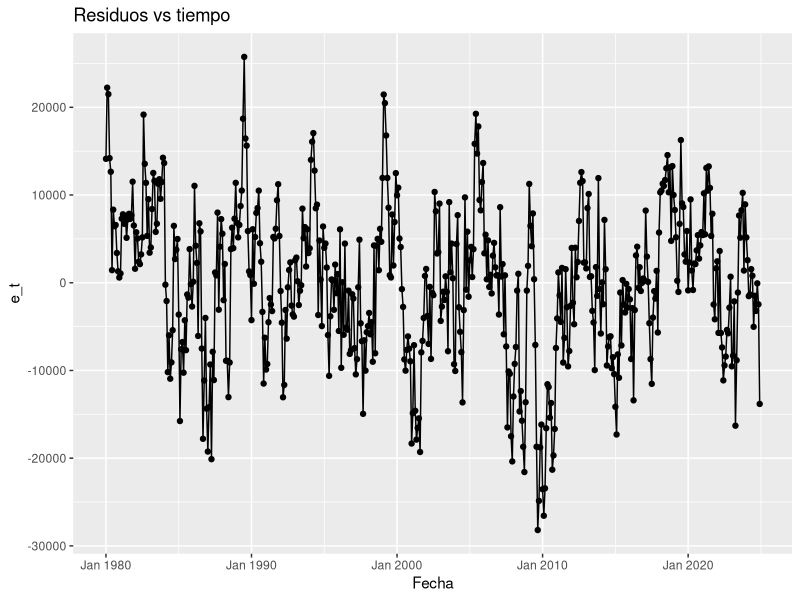
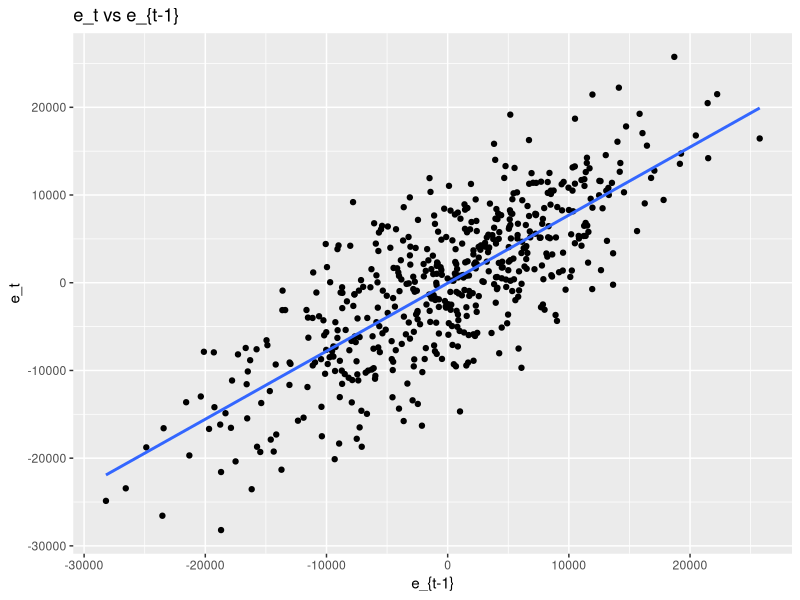

Generate these figures, in order, with R:
library(readxl)
library(dplyr)
library(ggplot2)
library(lmtest)   
library(car)      
library(zoo)      

cafe <- read_excel("Tarea3.xlsx", 
                   sheet = "Cafe") |>
  mutate(
    Fecha = as.yearmon(Fecha, "%Y-%m"),  # 1980-1, 1980-2, ...
    Mes   = as.integer(Mes),
    Genero = factor(Genero),
    Sector = factor(Sector)
  ) |>
  arrange(Fecha)

reg <- lm(ingresos ~. - Fecha, data = cafe)
summary(reg)

# =======================  A)  =======================
# --- 1) Multicolinealidad ---
vif(reg)

# Los VIF de todas las variables están por debajo de 10.
# No hay relación lineal fuerte entre los regresores.

# --- 2) HETEROCEDASTICIDAD ---
bptest(reg)

# El estadístico de Breusch–Pagan arroja un p-value mayor a 0.05.
# Esto indica que no se rechaza la hipótesis nula de varianza constante en los errores.

# --- 3) AUTOCORRELACIÓN ---
dwtest(reg)

# El estadístico Durbin–Watson es inferior a 2 y su p-value < 0.05.
# Se rechaza la hipótesis nula de independencia de los errores, indicando autocorrelación positiva.

# --- 4) ERROR DE ESPECIFICACIÓN ---
resettest(reg, power = 2:3, type = "fitted")

# La prueba RESET de Ramsey arroja un p-value superior a 0.05.
# No se rechaza la hipótesis nula de correcta especificación del modelo.

# --- Gráficos para el diagnóstico ---
res <- resid(reg)
cafe$e <- res
cafe <- dplyr::arrange(cafe, Fecha)
cafe$e_lag <- dplyr::lag(cafe$e, 1)

ggplot(cafe, aes(Fecha, e)) + geom_line() + geom_point() +
  labs(title = "Residuos vs tiempo", x = "Fecha", y = "e_t")

ggplot(dplyr::filter(cafe, !is.na(e_lag)), aes(e_lag, e)) +
  geom_point() + geom_smooth(method = "lm", se = FALSE) +
  labs(title = "e_t vs e_{t-1}", x = "e_{t-1}", y = "e_t")

# =======================  B)  =======================
res  <- residuals(reg)
res1 <- dplyr::lag(res) 
n <- length(res)

coef <- cor(res[2:n], res1[2:n], use = "complete.obs")
coef

# Se detecta autocorrelación de orden 1 con rho_hat alto.
# Solución propuesta: Transformación de Cochrane–Orcutt.

ynew <- c()
P_new <- c()
F_new <- c()
E_new <- c()
M_new <- c()

for (i in 2:nrow(cafe)) {
  ynew[i-1] <- cafe$ingresos[i]      - coef * cafe$ingresos[i-1]
  P_new[i-1] <- cafe$Precipitacion[i] - coef * cafe$Precipitacion[i-1]
  F_new[i-1] <- cafe$Followers[i]     - coef * cafe$Followers[i-1]
  E_new[i-1] <- cafe$Estado[i]        - coef * cafe$Estado[i-1]
  M_new[i-1] <- cafe$EstadoMaq[i]     - coef * cafe$EstadoMaq[i-1]
}

datosTransformados <- data.frame(
  ynew, P_new, F_new, E_new, M_new,
  Genero = cafe$Genero[-1],
  Sector = cafe$Sector[-1]
)

head(datosTransformados)

cor(datosTransformados$ynew[-1], dplyr::lag(datosTransformados$ynew)[-1], use = "complete.obs")

cat("Autocorrelación inicial:", round(coef, 3), "\n")
cat("Transformación Cochrane–Orcutt aplicada con éxito.")

# =======================  C)  =======================
# Estimación del modelo corregido
datosTransformados <- data.frame(
  ynew, P_new, F_new, E_new, M_new,
  Genero = cafe$Genero[-1],
  Sector = cafe$Sector[-1],
  Mes = cafe$Mes[-1]
)

reg_corregido <- lm(ynew ~ P_new + F_new + E_new + M_new + Genero + Sector + Mes,
                    data = datosTransformados)
summary(reg_corregido)

dwtest(reg_corregido)

# --- 1) Multicolinealidad ---
vif(reg_corregido)

# --- 2) HETEROCEDASTICIDAD ---
bptest(reg_corregido)

# --- 3) AUTOCORRELACIÓN ---
dwtest(reg_corregido)

# --- 4) ERROR DE ESPECIFICACIÓN ---
resettest(reg_corregido, power = 2:3, type = "fitted")

# No hay relacion lineal fuerte entre los regresores.
# No se rechaza ninguna de las hipotesis nulas, por ende no hay problemas.

# Comparación entre el modelo original y el modelo corregido

comparativo <- data.frame(
  Modelo = c("Original (OLS)", "Corregido (Cochrane–Orcutt)"),
  R2_Ajustado = c(summary(reg)$adj.r.squared,
                  summary(reg_corregido)$adj.r.squared),
  DW = c(as.numeric(dwtest(reg)$statistic),
         as.numeric(dwtest(reg_corregido)$statistic))
)
comparativo

# El R2 ajustado aumentó de 0.6840 a 0.7699, mostrando un mejor ajuste del modelo.
# El estadístico Durbin–Watson pasó de 0.44 a 2.04, indicando que la autocorrelación fue eliminada.
# Los coeficientes mantienen sus signos y la mayoría su significancia,
# lo que demuestra estabilidad del modelo tras la corrección.

# En conclusión, el modelo corregido resuelve el problema detectado en (a),
# cumple con todos los supuestos del modelo lineal clásico
# y produce estimaciones más eficientes y confiables.